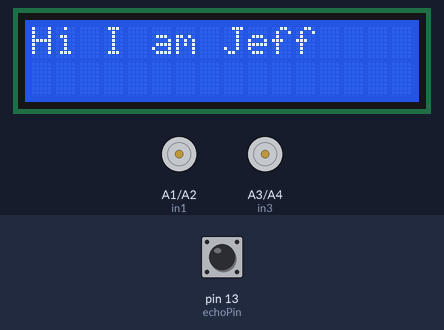
Bench run of a sketch on a simulated Arduino Uno, built with avr-gcc and run on an emulated ATmega328P. Parts: 16×2 character LCD, motor-driver pin pairs drawn as motors (green arrow = first pin HIGH = forward, orange = second pin HIGH = backward, longer = more drive, scaled by the enable pin). The test bench sets the inputs (shaded band); at power-on: pin 13 (echoPin) LOW. What the sketch prints to the serial monitor is not drawn.

Above: at 0.1 s.
At 10.4 s:
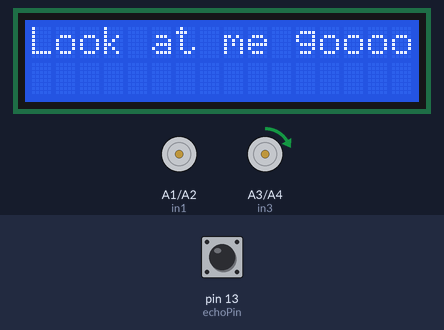
10.5 s: pin 13 (echoPin) pulsed HIGH 5 times (0.12 s each, 0.3 s apart)
At 12.2 s:
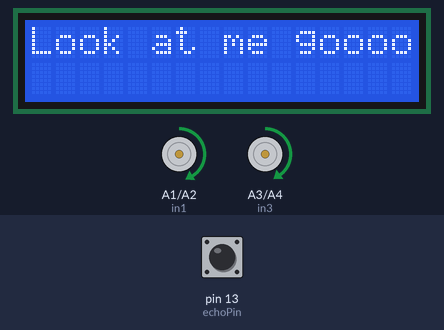
Timing chart, 0 to 19.5 s (numbered marks = the images above; inputs shaded):
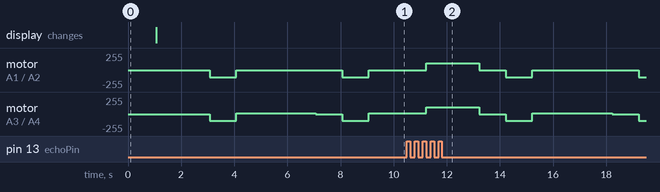

The sketch:

ObstacleAvoiding.ino
```cpp
#include<LiquidCrystal.h>

//initialize the pins for my reference
//int rs=8, en=9, d4=4,d5=5,d6=6, d7=7;
//initialize the pins with the lcd library
LiquidCrystal lcd(8,9,4,5,6,7);


//initilaizing the motor A
int enA = 3;
int in1 = A1;
int in2 = A2;
//initializing motor B
int enB = 11;
int in3 = A3;
int in4 = A4;
//initializing input variables
int trigPin = 12;
int echoPin = 13;

float duration, distance;


//set-up initial status of pins
void setup()
{
  pinMode(enA, OUTPUT);
  pinMode(enB, OUTPUT);
  pinMode(in1, OUTPUT);
  pinMode(in2, OUTPUT);
  pinMode(in3, OUTPUT);
  pinMode(in4, OUTPUT);
  pinMode(trigPin, OUTPUT);
  pinMode(echoPin, INPUT);


 //turn off all motors at initial state
  digitalWrite(in1, LOW);
  digitalWrite(in2, LOW);
  digitalWrite(in3, LOW);
  digitalWrite(in4, LOW);
  //setting up lcd
  lcd.begin(16,2);
  lcd.setCursor(0,0);
  lcd.print("Hi I am Jeff");
  delay (1000);
  lcd.clear();
  lcd.setCursor(0,0);
  lcd.print("Look at me goooo!");
  Serial.begin(9600);

}


void loop()
{
  digitalWrite(trigPin, LOW);
  delayMicroseconds(10);
  digitalWrite(trigPin, HIGH);
  delayMicroseconds(10);
  duration = pulseIn(echoPin, HIGH);
  distance = (duration * 0.0343)/2;
if (distance > 50){
  straight();
}
else if (distance<50){
  notmove();
  delay(1000);
  reverse();
  delay(1000);
  right();
  delay(1000);
}
  Serial.println(distance);
  delay(1000);
}


void straight(){


    digitalWrite(in1,HIGH);
    digitalWrite(in2,LOW);
    digitalWrite(in3,HIGH);
    digitalWrite(in4,LOW);
    analogWrite (enA, 105);
    analogWrite (enB, 100);

}


void reverse(){

    digitalWrite(in1,LOW);
    digitalWrite(in2,HIGH);
    digitalWrite(in3,LOW);
    digitalWrite(in4,HIGH);
    analogWrite (enA, 105);
    analogWrite (enB, 100);
}

void notmove(){
      //Stop both Motors
    digitalWrite(in1,LOW);
    digitalWrite(in2,LOW);
    digitalWrite(in3,LOW);
    digitalWrite(in4,LOW);
    analogWrite (enA, 0);
    analogWrite (enB, 0);
}

void right(){
      //Tilt robot towards right by stopping the right wheel and moving the left one
    digitalWrite(in1,LOW);     // If I want to turn right then the speed of the right wheel should be less than that of the left wheel, here, let a be the right wheel
    digitalWrite(in2,LOW);
    digitalWrite(in3,HIGH);
    digitalWrite(in4,LOW);
    analogWrite (enA,91);
    analogWrite (enB,10);
}

void left(){
      //Tilt robot towards left by stopping the left wheel and moving the right one
    digitalWrite(in1,HIGH);
    digitalWrite(in2,LOW);
    digitalWrite(in3,LOW);
    digitalWrite(in4,LOW);
    analogWrite (enA, 10);
    analogWrite (enB, 91);
}
```

Measured:
- by itself, motor on A1 (in1) / A2 (in2): alternates backward 105/255 for 1.0 s and stopped for 4.0 s
